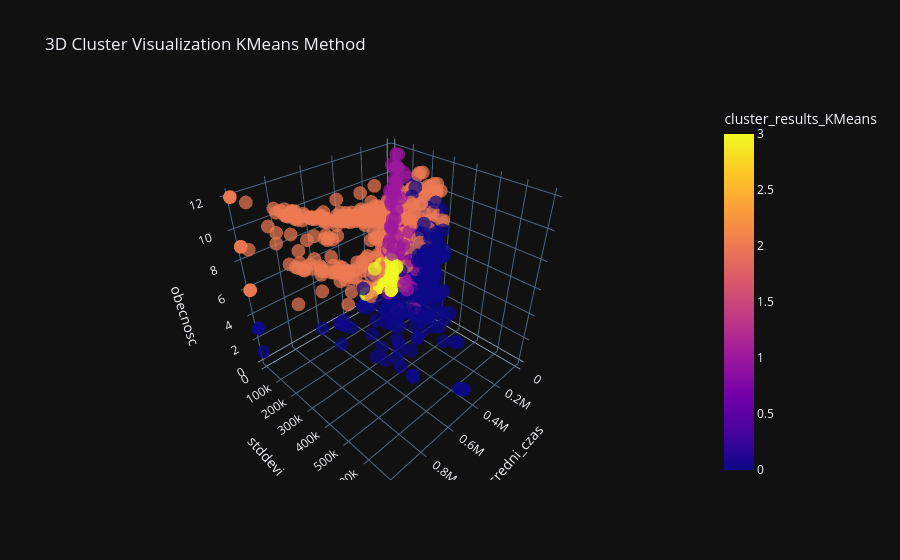
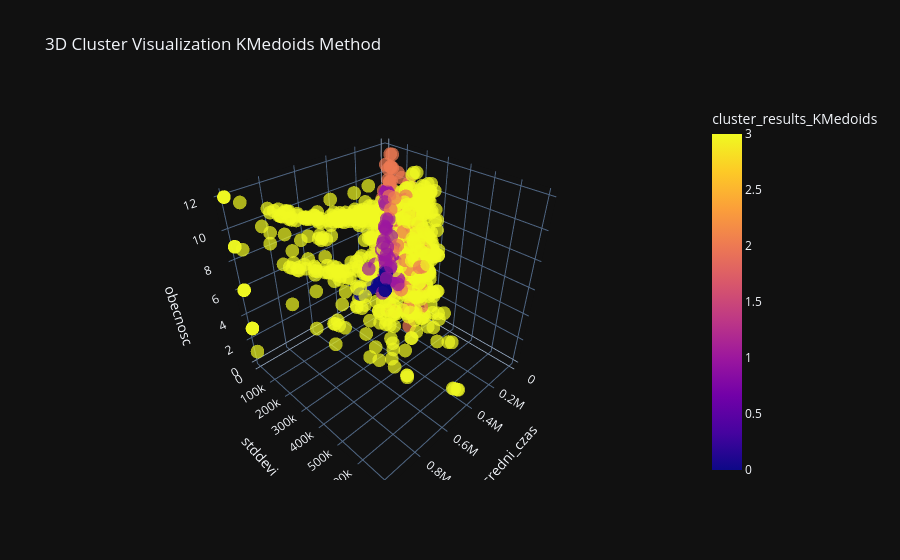

These figures' notebook cell, in order:
### Code cell
import numpy as np
import matplotlib.pyplot as plt
import pandas as pd
import os
from sklearn.preprocessing import MinMaxScaler
from sklearn.cluster import KMeans
from sklearn_extra.cluster import KMedoids
from sklearn.metrics import silhouette_score
import plotly.express as px


# importy danych - tu można zmieniać
df=pd.read_csv('Database/Dataset_85/copy.csv')
etykiety=['sredni_czas', 'stddevi', 'obecnosc','max_czas']


df=df.fillna(0)
rzeczy=df[etykiety]
#normalizacja
norm=MinMaxScaler().fit_transform(rzeczy)

# tabela
tab=pd.DataFrame(norm, columns=etykiety)
#clustering - KMeans
cluster_KMeans=KMeans(n_clusters=4, random_state=42)
wynik_KMeans=cluster_KMeans.fit_predict(tab)
kolumny=['top','seq']+etykiety
zest=df[kolumny].copy()
zest['cluster_results_KMeans']=wynik_KMeans
fig_KMeans = px.scatter_3d(
    zest,
    x=etykiety[0],
    y=etykiety[1],
    z=etykiety[2],
    color='cluster_results_KMeans',  # This colors the points by cluster
    title='3D Cluster Visualization KMeans Method',
    labels={'cluster_results': 'Cluster ID'},
    opacity=0.7
)
fig_KMeans.show()

# clustering - KMedoids

cluster_KMedoids=KMedoids(n_clusters=4, random_state=42)
wynik_KMedoids=cluster_KMedoids.fit_predict(tab)
zest['cluster_results_KMedoids']=wynik_KMedoids

fig_KMeans = px.scatter_3d(
    zest,
    x=etykiety[0],
    y=etykiety[1],
    z=etykiety[2],
    color='cluster_results_KMedoids',  # This colors the points by cluster
    title='3D Cluster Visualization KMedoids Method',
    labels={'cluster_results': 'Cluster ID'},
    opacity=0.7
)
fig_KMeans.show()
print(zest.head())
print("Rozkład klas w KMeans:", zest['cluster_results_KMeans'].value_counts())
print("Rozkład klas w KMedoids:", zest['cluster_results_KMedoids'].value_counts())
#zest.to_csv('clustering_results_4c.csv', index=False)

### Figure 1 — Plotly figure (JSON) as saved in the notebook; plotly's stock layout.template omitted (floating-point values rounded to 4 significant figures; data arrays with more than 128 entries replaced by an {"elided": "..."} marker saying what was removed)
{"data": [{"hovertemplate": "sredni_czas=%{x}<br>stddevi=%{y}<br>obecnosc=%{z}<br>cluster_results_KMeans=%{marker.color}<extra></extra>", "legendgroup": "", "marker": {"color": {"elided": "1664 int values"}, "coloraxis": "coloraxis", "opacity": 0.7, "symbol": "circle"}, "mode": "markers", "name": "", "scene": "scene", "showlegend": false, "x": {"elided": "1664 float values"}, "y": {"elided": "1664 float values"}, "z": {"elided": "1664 int values"}, "type": "scatter3d"}], "layout": {"scene": {"domain": {"x": [0.0, 1.0], "y": [0.0, 1.0]}, "xaxis": {"title": {"text": "sredni_czas"}}, "yaxis": {"title": {"text": "stddevi"}}, "zaxis": {"title": {"text": "obecnosc"}}}, "coloraxis": {"colorbar": {"title": {"text": "cluster_results_KMeans"}}, "colorscale": [[0.0, "#0d0887"], [0.1111, "#46039f"], [0.2222, "#7201a8"], [0.3333, "#9c179e"], [0.4444, "#bd3786"], [0.5556, "#d8576b"], [0.6667, "#ed7953"], [0.7778, "#fb9f3a"], [0.8889, "#fdca26"], [1.0, "#f0f921"]]}, "legend": {"tracegroupgap": 0}, "title": {"text": "3D Cluster Visualization KMeans Method"}}}

### Figure 2 — Plotly figure (JSON) as saved in the notebook; plotly's stock layout.template omitted (floating-point values rounded to 4 significant figures; data arrays with more than 128 entries replaced by an {"elided": "..."} marker saying what was removed)
{"data": [{"hovertemplate": "sredni_czas=%{x}<br>stddevi=%{y}<br>obecnosc=%{z}<br>cluster_results_KMedoids=%{marker.color}<extra></extra>", "legendgroup": "", "marker": {"color": {"elided": "1664 int values"}, "coloraxis": "coloraxis", "opacity": 0.7, "symbol": "circle"}, "mode": "markers", "name": "", "scene": "scene", "showlegend": false, "x": {"elided": "1664 float values"}, "y": {"elided": "1664 float values"}, "z": {"elided": "1664 int values"}, "type": "scatter3d"}], "layout": {"scene": {"domain": {"x": [0.0, 1.0], "y": [0.0, 1.0]}, "xaxis": {"title": {"text": "sredni_czas"}}, "yaxis": {"title": {"text": "stddevi"}}, "zaxis": {"title": {"text": "obecnosc"}}}, "coloraxis": {"colorbar": {"title": {"text": "cluster_results_KMedoids"}}, "colorscale": [[0.0, "#0d0887"], [0.1111, "#46039f"], [0.2222, "#7201a8"], [0.3333, "#9c179e"], [0.4444, "#bd3786"], [0.5556, "#d8576b"], [0.6667, "#ed7953"], [0.7778, "#fb9f3a"], [0.8889, "#fdca26"], [1.0, "#f0f921"]]}, "legend": {"tracegroupgap": 0}, "title": {"text": "3D Cluster Visualization KMedoids Method"}}}
